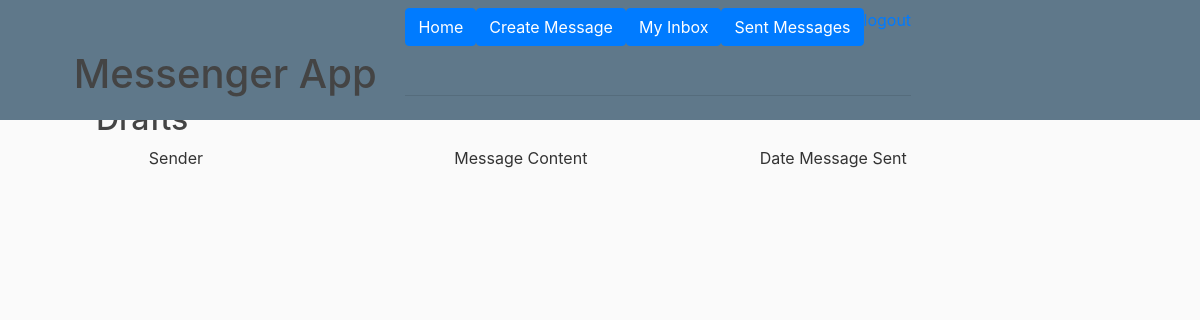
Page /draft (signed in) on the earlier database version.
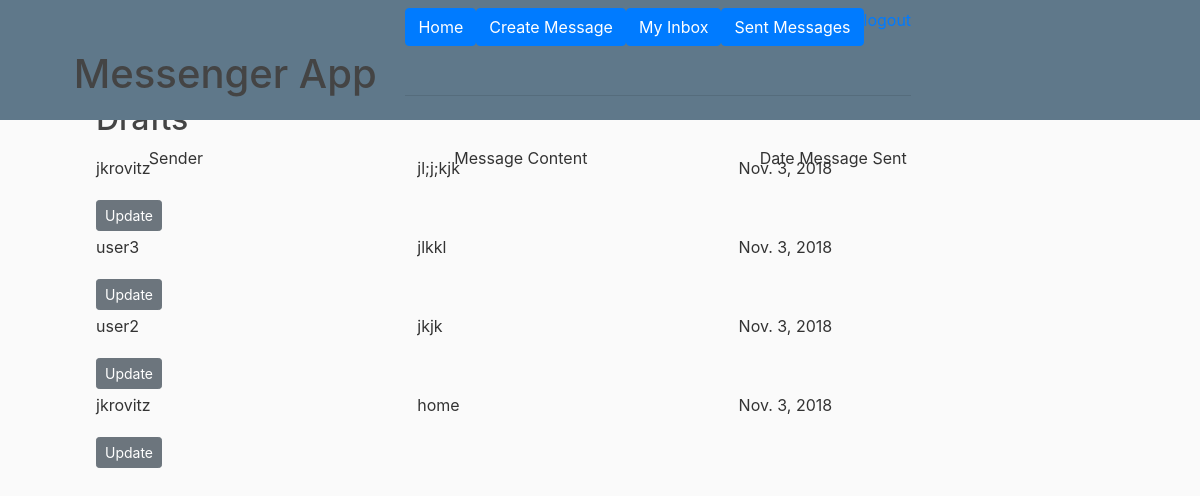
Same page on the later database version.
### messenger/models.py (models this page shows)
class Message(models.Model):
    text = models.TextField()
    sent = models.BooleanField()
    date = models.DateField(auto_now_add=True)
    sender = models.ForeignKey(User, related_name='sent', on_delete=models.CASCADE)
    receiver = models.ForeignKey(User, related_name='received', on_delete=models.CASCADE)

### messenger/views.py (the view)
# urls.py: re_path(r'draft', views.draft, name='draft')
@login_required
def draft(request):
    filteredMessageObjects = Message.objects.filter(sender=request.user, sent=False)
    return render(request, 'messenger/draft.html', {'filteredMessageObjects': filteredMessageObjects})

### messenger/templates/messenger/draft.html (shortened to what this page needs)
{% extends 'messenger/base.html' %}
{% block content %}
  <h2>Drafts</h2>
    <div class="reduceMargin">
<p class="inlineText">Sender</p>
<p class="inlineText">Message Content</p>
<p class="inlineText">Date Message Sent</p>
</div>
    {% for message in filteredMessageObjects %}
           <p class="inlineText">{{message.receiver}}</p>
            <p class="inlineText">{{ message.text }}</p>
            <p class="inlineText">{{message.date}}</p>
        <form action="/message_edit.html" method="post">
          <a class="btn btn-secondary btn-sm mt-1 mb-1" href="message_edit">Update</a>
        </form>
    {% endfor %}
{% endblock %}

### messenger/templates/messenger/base.html (shortened to what this page needs)
<!DOCTYPE html>
{% load staticfiles %}
<html lang="en">
  <head>
  <link rel="stylesheet" href="http://netdna.bootstrapcdn.com/font-awesome/4.2.0/css/font-awesome.min.css">
  <link rel="stylesheet" href="https://cdnjs.cloudflare.com/ajax/libs/font-awesome/4.7.0/css/font-awesome.min.css">
  <link href="http://www.cssscript.com/wp-includes/css/sticky.css" rel="stylesheet" type="text/css">
  <link rel="stylesheet" href="https://maxcdn.bootstrapcdn.com/bootstrap/4.0.0/css/bootstrap.min.css">
   <link rel="stylesheet" href="{% static 'messenger/style.css' %}">
  </head>
  <body>
   <header class="site-header">
    <nav class="navbar navbar-expand-md navbar-dark bg-steel fixed-top">
      <div class="container">
      <h1>Messenger App</h1>
        <div class="collapse navbar-collapse" id="navbarToggle">
           <div class="alignleft">
          <div class="navbar-nav mr-auto">
      {% if user.is_authenticated %}
          <a class="btn btn-primary" href="/">Home</a>
          <a class="btn btn-primary" href="/message_create">Create Message</a>
          <a class="btn btn-primary" href="/inbox">My Inbox</a>
          <a class="btn btn-primary" href="/sent">Sent Messages</a>
          <a href="{% url 'logout' %}">logout</a>
          </div>
           <div class="navbar-nav">
          </div>
      {% endif %}
      <hr>
      </div>
    </nav>
    </header>
    <main>
      {% block content %}
      {% endblock %}
    </main>
  </body>
</html>

### messenger/static/messenger/style.css (style rules this page uses)
main { margin: .5in 0in .5in .5in; }
h1 { margin: .3in .3in 0 .3in; }
body { background: #fafafa; color: #333333; margin: .5in .5in .5in .5in; }
h1, h2, h3, h4, h5, h6 { color: #444444; }
.bg-steel { background-color: #5f788a; }
.site-header { margin-bottom: 100px; }
.inlineText { display: inline-block; width: 30%; }
.reduceMargin { margin-bottom: -30px; margin-left: 5%; }

Differences in the rows shown:
added Message: receiver "jkrovitz", text "jl;j;kjk", date "Nov. 3, 2018"
added Message: receiver "user3", text "jlkkl", date "Nov. 3, 2018"
added Message: receiver "user2", text "jkjk", date "Nov. 3, 2018"
added Message: receiver "jkrovitz", text "home", date "Nov. 3, 2018"
